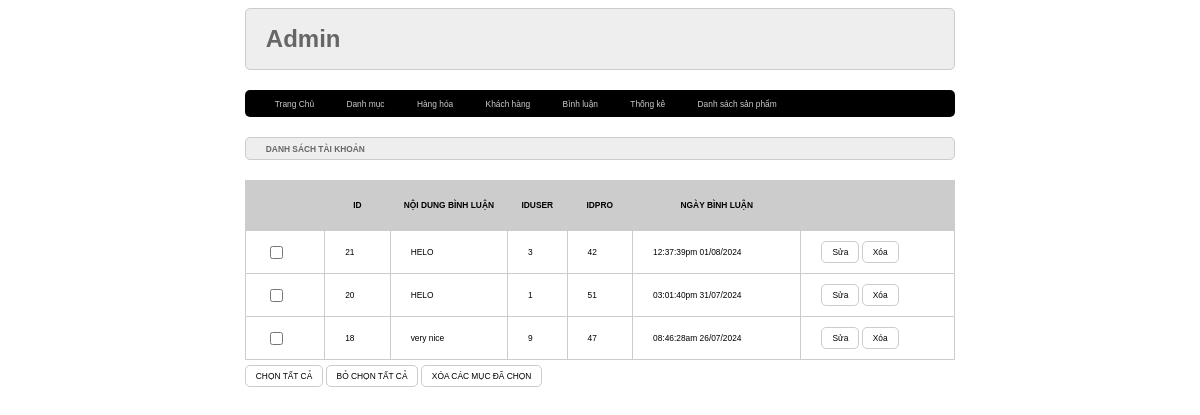
Screenshot of /admin/index.php?act=dsbl with the database file from the repository.
### tables this page shows
CREATE TABLE `binhluan` (
  `id` int NOT NULL,
  `noidung` varchar(255) NOT NULL,
  `iduser` int NOT NULL,
  `idpro` int NOT NULL,
  `ngaybinhluan` varchar(30) NOT NULL
);

### model/pdo.php (called while the page is built, shortened)
<?php
function pdo_get_connection(){
    $dburl = "mysql:host=localhost;dbname=duanmau2024;charset=utf8";
    $username = 'root';
    $password = '';
    $conn = new PDO($dburl, $username, $password);
    $conn->setAttribute(PDO::ATTR_ERRMODE, PDO::ERRMODE_EXCEPTION);
    return $conn;
}
function pdo_query($sql){
    $sql_args = array_slice(func_get_args(), 1);
    try{
        $conn = pdo_get_connection();
        $stmt = $conn->prepare($sql);
        $stmt->execute($sql_args);
        $rows = $stmt->fetchAll();
        return $rows;
    }
    catch(PDOException $e){
        throw $e;
    }
    finally{
        unset($conn);
    }
}

### model/binhluan.php (called while the page is built, shortened)
<?php
    function loadAll_binhluan($idpro) {
        $sql = "SELECT * FROM binhluan WHERE 1";
        if ($idpro>0) {
            $sql.=" AND idpro='".$idpro."' ";
        } else {
            $sql.=" ORDER BY id desc";
        }
        $listbl = pdo_query($sql);
        return $listbl;
    }
?>

### admin/binhluan/list.php (the view)
<div class="row formtitle">
                <h1>DANH SÁCH TÀI KHOẢN</h1>
            </div>
            <div class="row formcontent">
                <div class="row mb10 formdsloai">
                    <table>
                        <tr>
                            <th></th>
                            <th>ID</th>
                            <th>NỘI DUNG BÌNH LUẬN</th>
                            <th>IDUSER</th>
                            <th>IDPRO</th>
                            <th>NGÀY BÌNH LUẬN</th>
                            <th></th>
                        </tr>
                        <?php
                        foreach ($listbinhluan as $bl) {
                            extract($bl);
                            $suabl = "index.php?act=suabl&id=".$id;
                            $xoabl = "index.php?act=xoabl&id=".$id;
                            echo '<tr>
                                    <td><input type="checkbox" name="" id=""></td>
                                    <td>'.$id.'</td>
                                    <td>'.$noidung.'</td>
                                    <td>'.$iduser.'</td>
                                    <td>'.$idpro.'</td>
                                    <td>'.$ngaybinhluan.'</td>
                                    <td>
                                        <a href="'.$suabl.'"><input type="button" value="Sửa"></a>
                                        <a href="'.$xoabl.'"><input type="button" value="Xóa"></a>
                                    </td>
                                  </tr>';
                        }
                        ?>
                    </table>
                </div>
                <div class="row mb10">
                    <input type="button" value="CHỌN TẤT CẢ">
                    <input type="button" value="BỎ CHỌN TẤT CẢ">
                    <input type="button" value="XÓA CÁC MỤC ĐÃ CHỌN">
                </div>
            </div>

### css/style.css (style rules this page uses)
* { box-sizing: border-box; font-family: sans-serif; font-size: 0.7vw; }
.row { float: left; width: 100%; }
.mb10 { margin-bottom: 5px; }
.formtk input[type="submit"], .formcontent input[type="submit"], .formtk input[type="reset"], .formcontent input[type="reset"], .formcontent input[type="button"] { border-radius: 5px; padding: 5px 10px; background-color: white; border: 1px solid #ccc; }
.formtitle { border: 1px #ccc solid; color: #666; border-radius: 5px; background-color: #eee; padding: 0px 20px; }
.formcontent { padding: 20px 0; }
.formdsloai table { width: 100%; border-collapse: collapse; }
.formdsloai table th { padding: 20px 0; background-color: #ccc; }
.formdsloai table td { padding: 10px 20px; border: 1px solid #ccc; }

### rows the page displays
binhluan: id "21", noidung "HELO", iduser "3", idpro "42", ngaybinhluan "12:37:39pm 01/08/2024"
binhluan: id "20", noidung "HELO", iduser "1", idpro "51", ngaybinhluan "03:01:40pm 31/07/2024"
binhluan: id "18", noidung "very nice", iduser "9", idpro "47", ngaybinhluan "08:46:28am 26/07/2024"
